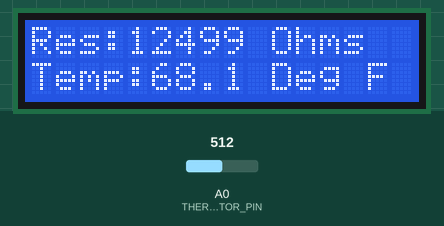
A sketch run on a simulated Arduino Uno, built with avr-gcc and run on an emulated ATmega328P. On the bench: 16×2 character LCD. The test bench sets the inputs (shaded band); at power-on: A0 (THERMISTOR_PIN) = 512. What the sketch prints to the serial monitor is not drawn.

Above: at 1.2 s.
1.3 s: A0 (THERMISTOR_PIN) set to 912
At 1.9 s:
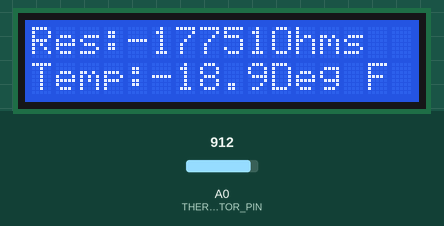
3.5 s: A0 (THERMISTOR_PIN) set to 921
At 4.5 s:
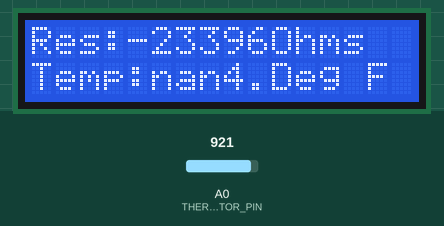
6.5 s: A0 (THERMISTOR_PIN) set to 900
At 9.5 s:
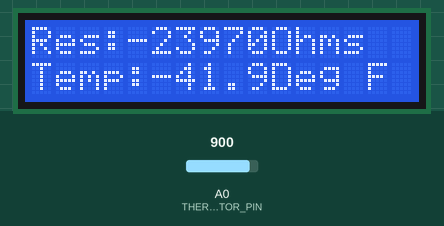
Timing chart, 0 to 11.0 s (numbered marks = the images above; inputs shaded):
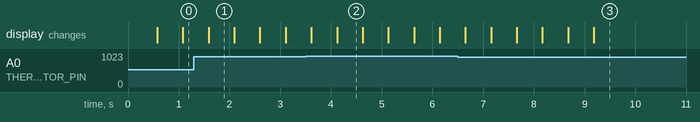

The sketch:

thermistor_display.ino
```cpp
#define THERMISTOR_PIN A0

// include liquid crystal (character display) library code:
#include <LiquidCrystal.h>

// initialize the library by associating any needed LCD interface pin
// with the arduino pin number it is connected to
const int rs = 12, en = 11, d4 = 5, d5 = 4, d6 = 3, d7 = 2;
LiquidCrystal lcd(rs, en, d4, d5, d6, d7);

// resistance of the resistor placed in series with the thermistor
int series_resistor = 10000;

// create a positive integer variable to hold the analog reading. initialze with value of 0 for average calculation loop
float reading = 0;

// create a floating point value to hold the thermistor resistance value
float thermistor_resistance;

// get an average reading over a given number of samples to reduce noise
byte mean_sample_num = 10;

// String to hold temperature for display
String tempStr = String();

void setup(void) {
	// initialize serial output at frequency of 9600 baud, or bits per second
	Serial.begin(9600);

  // set up the LCD's number of columns and rows:
  lcd.begin(16, 2);

  // print out data headers
  lcd.print("Res:");

  lcd.setCursor(0,1);

  lcd.print("Temp:");
}

void loop(void) {
	// start i at 0 and increment by 1 while it is less than the number of samples to take
	for (byte i = 0; i < mean_sample_num; i++) {
		// add analog readings to reading for given number of samples
		reading += analogRead(THERMISTOR_PIN);
	}

	// calculate mean value
	reading = reading / mean_sample_num;

	// print reading value to serial monitor
	Serial.print("Analog reading: ");
	Serial.println(reading);

	// use the reading to calculate the thermistor resistance
	thermistor_resistance = series_resistor * reading / (1023.0 - reading);

	// print resistor value to serial monitor
	Serial.print("thermistor resistance: ");
	Serial.println(thermistor_resistance);

  lcd.setCursor(4, 0);
  lcd.print((int)thermistor_resistance);
  lcd.setCursor(10,0);
  lcd.print("Ohms");

	// calculate temperature from resistance
	// thermistor used in this code is a MF52D-103f-3950
	int B = 3950;
	float T0 = 298.15;

	float temperature;
	temperature = thermistor_resistance / series_resistor;	// (R/Ro)
	temperature = log(temperature);				// ln(R/Ro)
	temperature /= B;							// 1/B * ln(R/Ro)
	temperature += 1.0 / T0;					// + (1/To)
	temperature = 1.0 / temperature;			// Invert
	temperature -= 273.15;						// convert to C
	temperature = temperature * 9 / 5 + 32;		// convert to F

	// set cursor to column 0 line 0 (first row)
	lcd.setCursor(5,1);

  // display temperature on display
  lcd.print(temperature, 1);

  lcd.setCursor(10,1);
  lcd.print("Deg F");

  // wait before next loop
  delay(500);
}
```

Measured:
- the behaviour switches between 920 and 921 on A0 (THERMISTOR_PIN) (found by bisection; images 1 and 2)
- after the input at 6.5 s, the display: first changes after 0.15 s (image 3 shows a later state)
- what the display in image 1 shows lasts 0.5 s, from 1.6 s to 2.1 s
